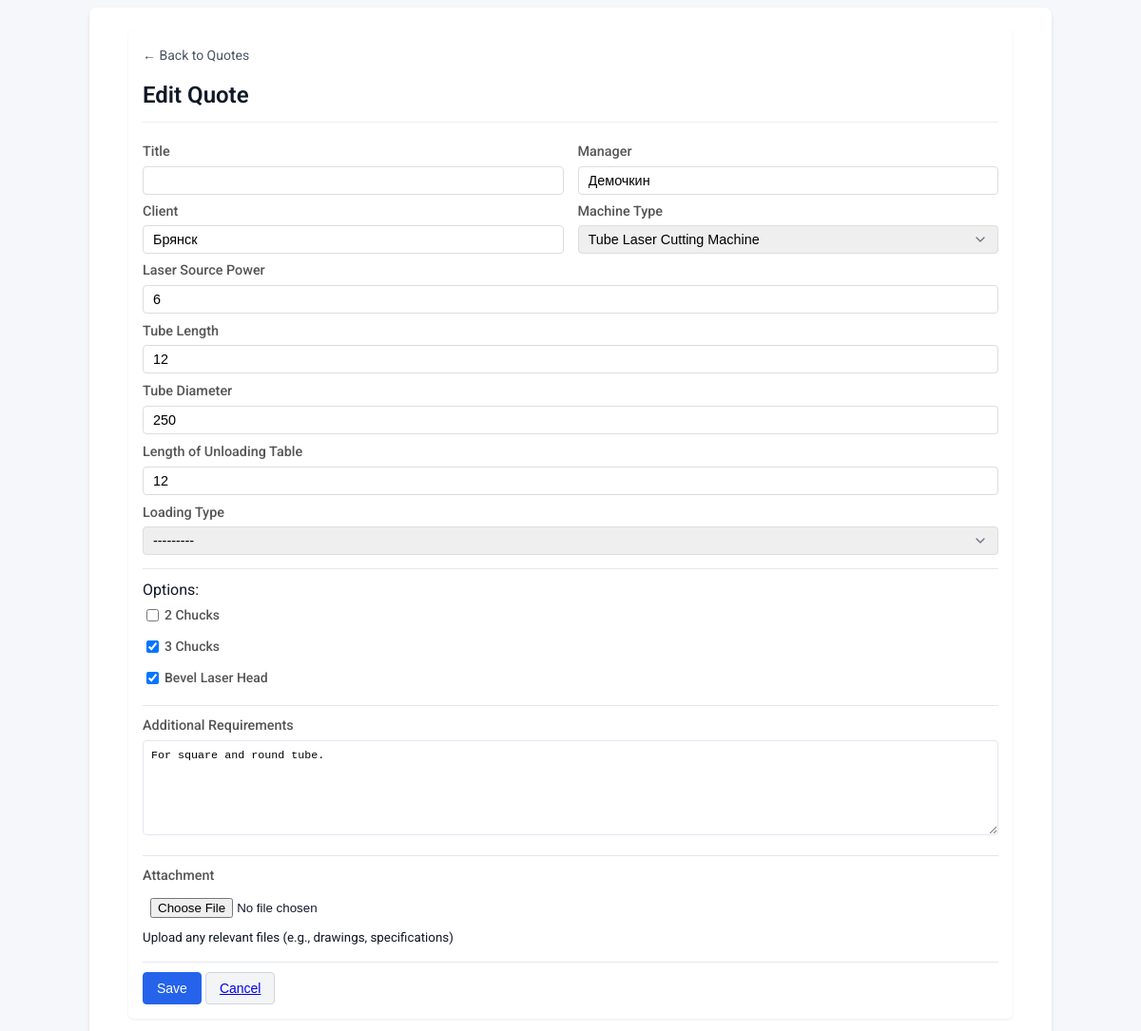
/quote-update/9/ (signed in), run on an earlier commit of the app's database.
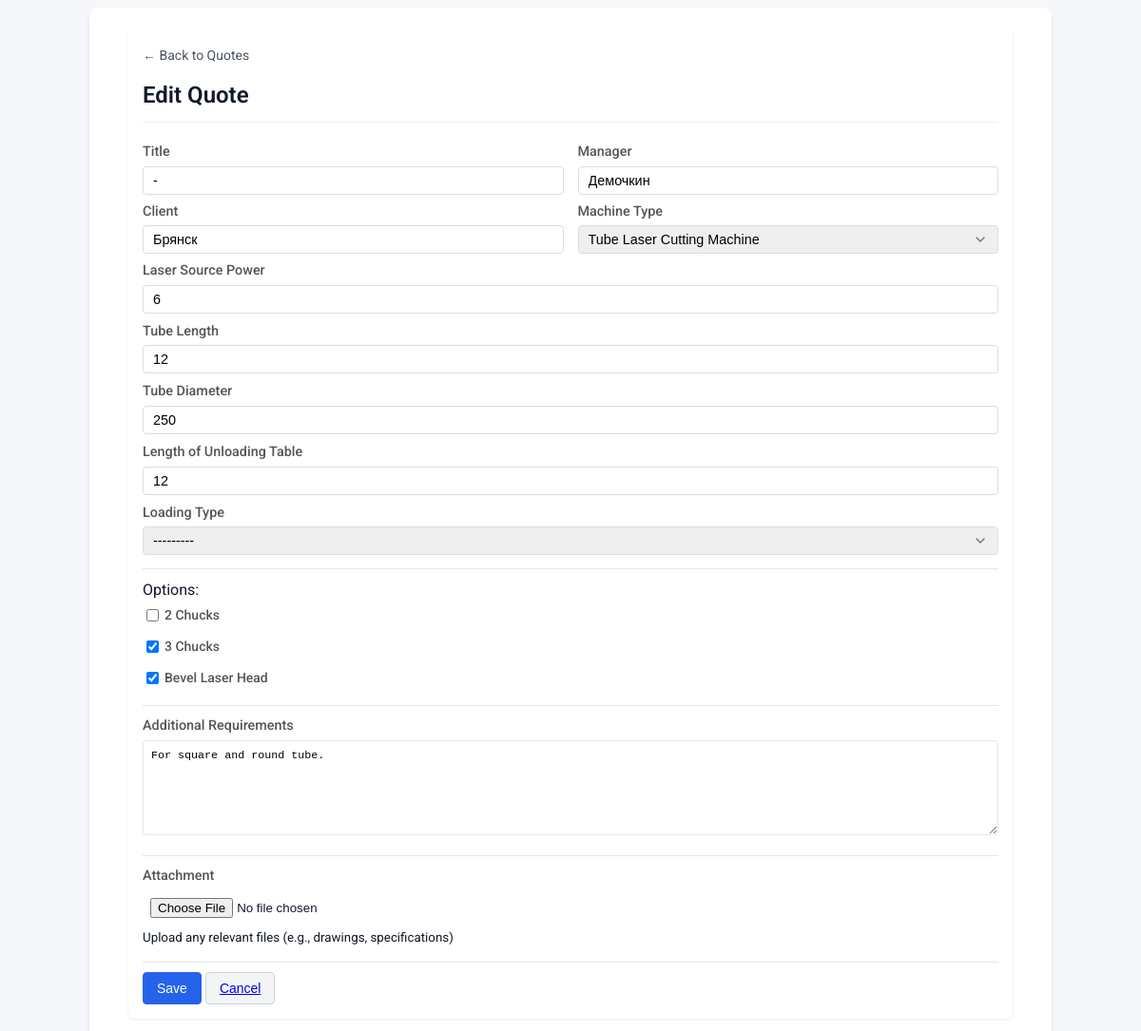
And on a later commit of the database.
### base/models.py (models this page shows, shortened)
class Quote(models.Model):
    title = models.CharField(max_length=200, blank=True, null=True)  # Making it nullable temporarily
    manager = models.CharField(max_length=200)
    client = models.CharField(max_length=200)
    MACHINE_CHOICES = [
        ('laser_cutting', 'Laser Cutting Machine'),
        ('press_brake', 'Press Brake'),
        ('tube_laser', 'Tube Laser Cutting Machine'),
    ]
    machine_type = models.CharField(max_length=50, choices=MACHINE_CHOICES)
    working_area = models.CharField(max_length=200, blank=True, null=True)  # e.g. "3000x1500"
    laser_source_power = models.CharField(max_length=200, blank=True, null=True)  # e.g. "3000W"
    compressor = models.BooleanField(default=False)
    stabilizer = models.BooleanField(default=False)
    bevel_laser_head = models.BooleanField(default=False)
    bending_capacity = models.CharField(max_length=200, blank=True, null=True)  # e.g. "125 t"
    working_length = models.CharField(max_length=200, blank=True, null=True)  # e.g. "3200 mm"
    CNC_CHOICES = [
        ('DA_53T', 'Delem DA-53T'),
        ('DA_69T', 'Delem DA-69T'),
        ('DA_66T', 'Delem DA-66T'),
    ]
    CNC_type = models.CharField(max_length=200, blank=True, null=True, choices=CNC_CHOICES)  # e.g. "Delem DA-53T"
    AXIS_CHOICES = [
        ('6_1', '6+1 Axis'),
        ('4_1', '4+1 Axis'),
    ]
    axis_type = models.CharField(max_length=200, blank=True, null=True, choices=AXIS_CHOICES)  # e.g. "6+1 Axis"
    tube_length = models.CharField(max_length=200, blank=True, null=True)  # e.g. "6000 mm"
    tube_diameter = models.CharField(max_length=200, blank=True, null=True)  # e.g. "300 mm"
    length_of_unloading_table = models.CharField(max_length=200, blank=True, null=True)  # e.g. "3000 mm"
    LOADING_CHOICES = [
       ('automatic', 'Automatic'),
       ('semi_automatic', 'Semi-Automatic'),
       ('manual', 'Manual'),
   ]
    loading_type = models.CharField(max_length=20, choices=LOADING_CHOICES, blank=True)
    two_chucks = models.BooleanField(default=False)
    three_chucks = models.BooleanField(default=False)
    completed = models.BooleanField(default=False)
    additional_requirements = models.TextField(blank=True, null=True)
    attachment = models.FileField(upload_to='quote_attachments/%Y/%m/%d/', blank=True, null=True)
    created_at = models.DateTimeField(auto_now_add=True)
    updated_at = models.DateTimeField(auto_now=True)

### base/views.py (the view, shortened to what this page needs)
# urls.py: path('quote-update/<int:pk>/', QuoteUpdate.as_view(), name='quote-update'),
class QuoteUpdate(LoginRequiredMixin, UpdateView):
    model = Quote
    form_class = QuoteForm
    template_name = 'base/quote_form.html'
    success_url = reverse_lazy('quotes')
    def get_form_kwargs(self):
        kwargs = super().get_form_kwargs()
        kwargs.update({
            'data': self.request.POST or None,
            'files': self.request.FILES or None,
        })
        return kwargs

### base/forms.py
class QuoteForm(forms.ModelForm):
    class Meta:
        model = Quote
        fields = '__all__'
        widgets = {
            'additional_requirements': forms.Textarea(attrs={'rows': 4}),
            'attachment': forms.FileInput(attrs={'class': 'file-input'})
        }
    def __init__(self, *args, **kwargs):
        super().__init__(*args, **kwargs)
        self.fields['attachment'].required = False

### base/templates/base/quote_form.html (shortened to what the changed rows need)
{% extends 'base/main.html' %}
{% block content %}
<div class="container compact-form">
    <div class="form-header">
        <h1>{% if form.instance.pk %}Edit{% else %}Create{% endif %} Quote</h1>
    </div>
    <form method="post" id="quoteForm" class="form-container" enctype="multipart/form-data">
        <div class="form-row">
            <div class="form-group compact">
                <label for="{{ form.title.id_for_label }}">Title</label>
                {{ form.title }}
            </div>
            <div class="form-group compact">
                <label for="{{ form.manager.id_for_label }}">Manager</label>
                {{ form.manager }}
            </div>
        </div>
        <div class="form-row">
            <div class="form-group compact">
                <label for="{{ form.client.id_for_label }}">Client</label>
                {{ form.client }}
            </div>
            <div class="form-group compact">
                <label for="{{ form.machine_type.id_for_label }}">Machine Type</label>
                {{ form.machine_type }}
            </div>
        </div>
        <div class="form-group">
            <label for="{{ form.laser_source_power.id_for_label }}">Laser Source Power</label>
            {{ form.laser_source_power }}
        </div>
        <div class="form-group">
            <label for="{{ form.tube_length.id_for_label }}">Tube Length</label>
            {{ form.tube_length }}
        </div>
        <div class="form-group">
            <label for="{{ form.tube_diameter.id_for_label }}">Tube Diameter</label>
            {{ form.tube_diameter }}
        </div>
        <div class="form-group">
            <label for="{{ form.length_of_unloading_table.id_for_label }}">Length of Unloading Table</label>
            {{ form.length_of_unloading_table }}
        </div>
        <div class="form-group">
            <label for="{{ form.loading_type.id_for_label }}">Loading Type</label>
            {{ form.loading_type }}
        </div>
        <div class="form-group checkbox-group">
            <label class="checkbox-label">
                {{ form.two_chucks }}
                <span>2 Chucks</span>
            </label>
        </div>
        <div class="form-group checkbox-group">
            <label class="checkbox-label">
                {{ form.three_chucks }}
                <span>3 Chucks</span>
            </label>
        </div>
        <div class="form-group checkbox-group">
            <label class="checkbox-label">
                {{ form.bevel_laser_head }}
                <span>Bevel Laser Head</span>
            </label>
        </div>
        <div class="form-group">
            <label for="{{ form.additional_requirements.id_for_label }}">Additional Requirements</label>
            {{ form.additional_requirements }}
        </div>
        <div class="form-group">
            <label for="{{ form.attachment.id_for_label }}">Attachment</label>
            {% if form.instance.attachment %}
                <div class="current-file">
                    <i class="fas fa-paperclip"></i>
                    <a href="{{ form.instance.attachment.url }}" target="_blank">
                        {{ form.instance.attachment.name|slice:":30" }}{% if form.instance.attachment.name|length > 30 %}...{% endif %}
                    </a>
                    <label class="replace-file">
                        {{ form.attachment }}
                        <span class="replace-text">(Replace)</span>
                    </label>
                </div>
            {% else %}
                {{ form.attachment }}
            {% endif %}
            <small class="form-text text-muted">
                Upload any relevant files (e.g., drawings, specifications)
            </small>
        </div>
    </form>
</div>
{% load static %}
{% endblock %}

What changed in the data, as far as the page shows it:
changed Quote "Демочкин": title (not shown) → "-"
